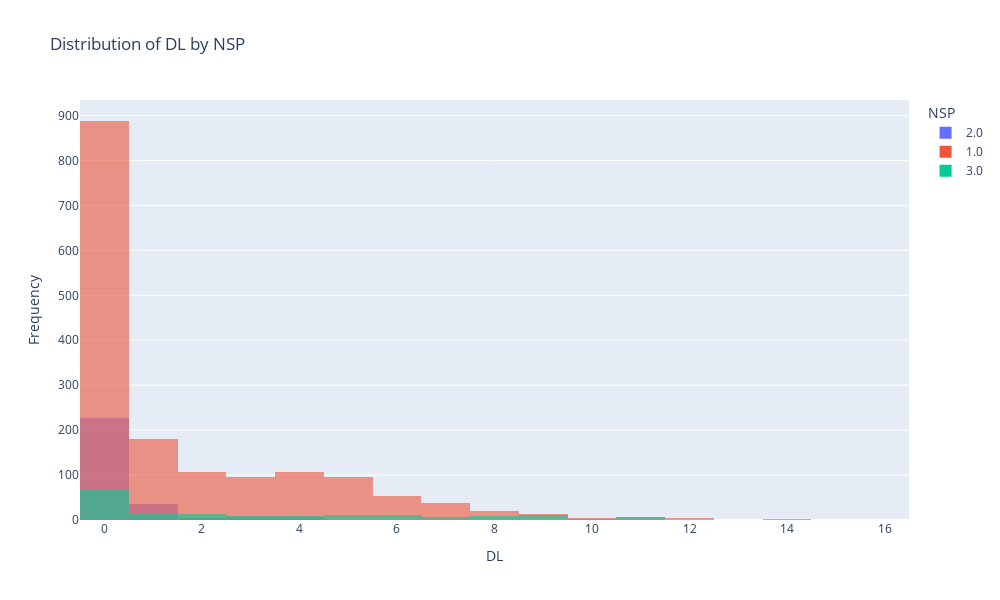

Notebook cell for this chart:
### Code cell
histograms_cat.histogram_plotly(df, 'DL', 'NSP')

### Figure 1 — Plotly figure (JSON) as saved in the notebook; plotly's stock layout.template omitted (floating-point values rounded to 4 significant figures; data arrays with more than 128 entries replaced by an {"elided": "..."} marker saying what was removed)
{"data": [{"bingroup": "x", "hovertemplate": "NSP=2.0<br>DL=%{x}<br>count=%{y}<extra></extra>", "legendgroup": "2.0", "marker": {"color": "#636efa", "opacity": 0.6, "pattern": {"shape": ""}}, "name": "2.0", "nbinsx": 30, "orientation": "v", "showlegend": true, "type": "histogram", "x": {"elided": "285 float values"}, "xaxis": "x", "yaxis": "y"}, {"bingroup": "x", "hovertemplate": "NSP=1.0<br>DL=%{x}<br>count=%{y}<extra></extra>", "legendgroup": "1.0", "marker": {"color": "#EF553B", "opacity": 0.6, "pattern": {"shape": ""}}, "name": "1.0", "nbinsx": 30, "orientation": "v", "showlegend": true, "type": "histogram", "x": {"elided": "1613 float values"}, "xaxis": "x", "yaxis": "y"}, {"bingroup": "x", "hovertemplate": "NSP=3.0<br>DL=%{x}<br>count=%{y}<extra></extra>", "legendgroup": "3.0", "marker": {"color": "#00cc96", "opacity": 0.6, "pattern": {"shape": ""}}, "name": "3.0", "nbinsx": 30, "orientation": "v", "showlegend": true, "type": "histogram", "x": {"elided": "172 float values"}, "xaxis": "x", "yaxis": "y"}], "layout": {"barmode": "overlay", "height": 600, "legend": {"title": {"text": "NSP"}, "tracegroupgap": 0}, "title": {"text": "Distribution of DL by NSP"}, "width": 1000, "xaxis": {"anchor": "y", "domain": [0, 1], "title": {"text": "DL"}}, "yaxis": {"anchor": "x", "domain": [0, 1], "title": {"text": "Frequency"}}}}
